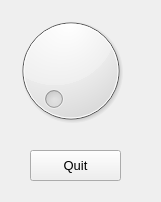
<?xml version="1.0" encoding="UTF-8"?>
<ui version="4.0">
 <class>Form</class>
 <widget class="QWidget" name="Form">
  <property name="geometry">
   <rect>
    <x>0</x>
    <y>0</y>
    <width>161</width>
    <height>202</height>
   </rect>
  </property>
  <property name="windowTitle">
   <string>Form</string>
  </property>
  <widget class="QDial" name="dial">
   <property name="enabled">
    <bool>true</bool>
   </property>
   <property name="geometry">
    <rect>
     <x>10</x>
     <y>0</y>
     <width>121</width>
     <height>141</height>
    </rect>
   </property>
   <property name="minimum">
    <number>1</number>
   </property>
   <property name="maximum">
    <number>50</number>
   </property>
  </widget>
  <widget class="QLabel" name="label">
   <property name="enabled">
    <bool>true</bool>
   </property>
   <property name="geometry">
    <rect>
     <x>130</x>
     <y>20</y>
     <width>47</width>
     <height>13</height>
    </rect>
   </property>
   <property name="text">
    <string/>
   </property>
  </widget>
  <widget class="QPushButton" name="pushButton">
   <property name="geometry">
    <rect>
     <x>30</x>
     <y>150</y>
     <width>91</width>
     <height>31</height>
    </rect>
   </property>
   <property name="font">
    <font>
     <pointsize>10</pointsize>
    </font>
   </property>
   <property name="text">
    <string>Quit</string>
   </property>
  </widget>
 </widget>
 <resources/>
 <connections>
  <connection>
   <sender>pushButton</sender>
   <signal>clicked()</signal>
   <receiver>Form</receiver>
   <slot>close()</slot>
   <hints>
    <hint type="sourcelabel">
     <x>345</x>
     <y>275</y>
    </hint>
    <hint type="destinationlabel">
     <x>199</x>
     <y>149</y>
    </hint>
   </hints>
  </connection>
  <connection>
   <sender>dial</sender>
   <signal>valueChanged(int)</signal>
   <receiver>label</receiver>
   <slot>setNum(int)</slot>
   <hints>
    <hint type="sourcelabel">
     <x>90</x>
     <y>110</y>
    </hint>
    <hint type="destinationlabel">
     <x>153</x>
     <y>56</y>
    </hint>
   </hints>
  </connection>
  <connection>
   <sender>dial</sender>
   <signal>sliderPressed()</signal>
   <receiver>label</receiver>
   <slot>show()</slot>
   <hints>
    <hint type="sourcelabel">
     <x>90</x>
     <y>110</y>
    </hint>
    <hint type="destinationlabel">
     <x>153</x>
     <y>56</y>
    </hint>
   </hints>
  </connection>
  <connection>
   <sender>dial</sender>
   <signal>sliderReleased()</signal>
   <receiver>label</receiver>
   <slot>hide()</slot>
   <hints>
    <hint type="sourcelabel">
     <x>90</x>
     <y>110</y>
    </hint>
    <hint type="destinationlabel">
     <x>153</x>
     <y>56</y>
    </hint>
   </hints>
  </connection>
 </connections>
</ui>
